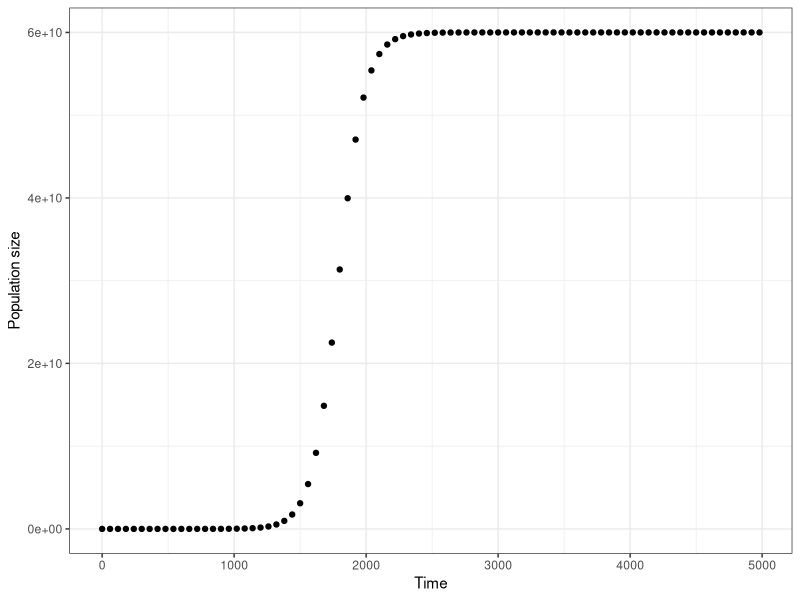
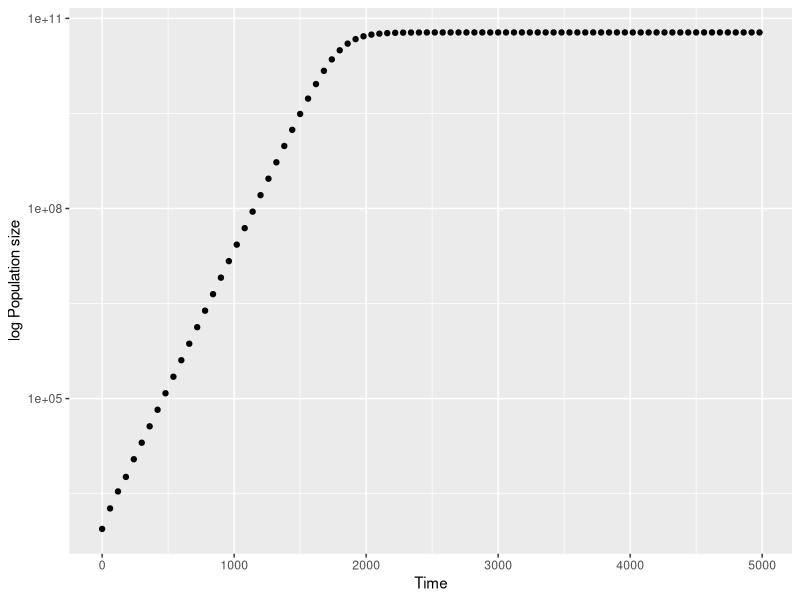

Generate these figures, in order, with R:
#Script to plot the logistic growth data

growth_data <- read.csv("experimentt.csv")

install.packages("ggplot2")

library(ggplot2)

ggplot(aes(t,N), data = growth_data) +
  geom_point() +
  xlab("Time") +
  ylab("Population size") +
  theme_bw()

ggplot(aes(t, N), data = growth_data) +
  
  geom_point() +
  
  xlab("Time") +
  
  ylab("log Population size") +
  
  scale_y_continuous(trans='log10')
